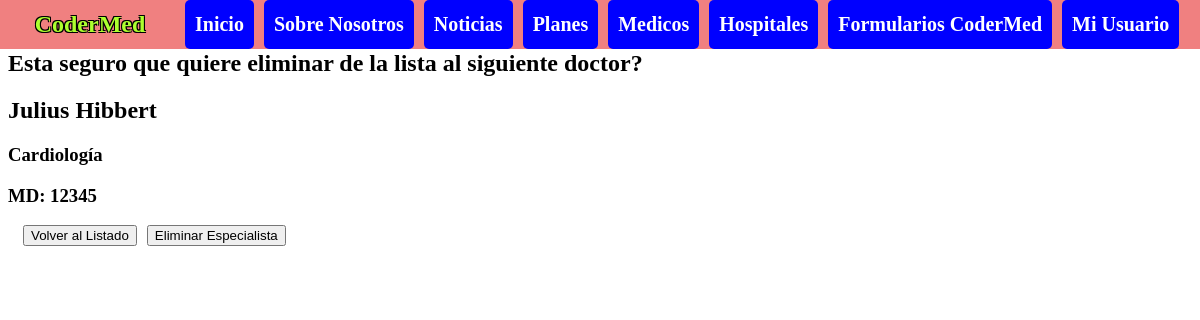
The page /os/eliminar-especialista/1/ (signed in) on the database its author committed.
### obra_social/models.py (models this page shows, shortened)
class Especialista(models.Model):
    nombre=models.CharField(max_length=100)
    apellido=models.CharField(max_length=100)
    especialidad=models.CharField(max_length=100)
    matricula=models.IntegerField()

### obra_social/views.py (the view)
# urls.py: path("eliminar-especialista/<int:id>/",preelimina_especialista,name='eliminar-especialista'),
@login_required
def preelimina_especialista(request,id):
    contexto = {
        "especialista": Especialista.objects.get(id=id)
    }
    http_response = render(
        request=request,
        template_name='obra_social/eliminar-especialista.html',
        context=contexto
    )
    return http_response

### obra_social/templates/obra_social/eliminar-especialista.html (shortened to what this page needs)
{% extends "base.html" %}
{% block contenido%}
    <h2>Esta seguro que quiere eliminar de la lista al siguiente doctor?</h2>
    <h2>{{ especialista.nombre }} {{ especialista.apellido }}</h3>
    <h3>{{ especialista.especialidad }}</h2>
    <h3>MD: {{ especialista.matricula }}</h3>
    <div class="opciones">
        <form action="{% url 'cartilla' %}" method="get">
            <input type="submit" value="Volver al Listado"/>
        </form>
        <form action="{% url 'borrar-especialista' especialista.id %}" method="post">
            <input type="submit" value="Eliminar Especialista"/>
        </form>
    </div>
{% endblock contenido %}

### static/css/styles.css (style rules this page uses)
.opciones { display: flex; flex-direction: row; padding-left: 10px; padding-right: 10px; }
.opciones input { margin-left: 5px; margin-right: 5px; }

### rows shown on the page
Especialista: nombre "Julius", apellido "Hibbert", especialidad "Cardiología", matricula "12345"
